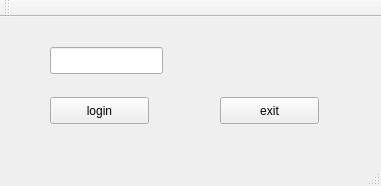
<?xml version="1.0" encoding="UTF-8"?>
<ui version="4.0">
 <class>MainWindow</class>
 <widget class="QMainWindow" name="MainWindow">
  <property name="geometry">
   <rect>
    <x>0</x>
    <y>0</y>
    <width>381</width>
    <height>186</height>
   </rect>
  </property>
  <property name="windowTitle">
   <string>MainWindow</string>
  </property>
  <widget class="QWidget" name="centralWidget">
   <widget class="QPushButton" name="login">
    <property name="geometry">
     <rect>
      <x>50</x>
      <y>80</y>
      <width>99</width>
      <height>27</height>
     </rect>
    </property>
    <property name="text">
     <string>login</string>
    </property>
   </widget>
   <widget class="QPushButton" name="exit">
    <property name="geometry">
     <rect>
      <x>220</x>
      <y>80</y>
      <width>99</width>
      <height>27</height>
     </rect>
    </property>
    <property name="text">
     <string>exit</string>
    </property>
   </widget>
   <widget class="QLineEdit" name="ZHIip">
    <property name="geometry">
     <rect>
      <x>50</x>
      <y>30</y>
      <width>113</width>
      <height>27</height>
     </rect>
    </property>
   </widget>
  </widget>
  <widget class="QMenuBar" name="menuBar">
   <property name="geometry">
    <rect>
     <x>0</x>
     <y>0</y>
     <width>381</width>
     <height>25</height>
    </rect>
   </property>
  </widget>
  <widget class="QToolBar" name="mainToolBar">
   <attribute name="toolBarArea">
    <enum>TopToolBarArea</enum>
   </attribute>
   <attribute name="toolBarBreak">
    <bool>false</bool>
   </attribute>
  </widget>
  <widget class="QStatusBar" name="statusBar"/>
 </widget>
 <layoutdefault spacing="6" margin="11"/>
 <resources/>
 <connections/>
</ui>
